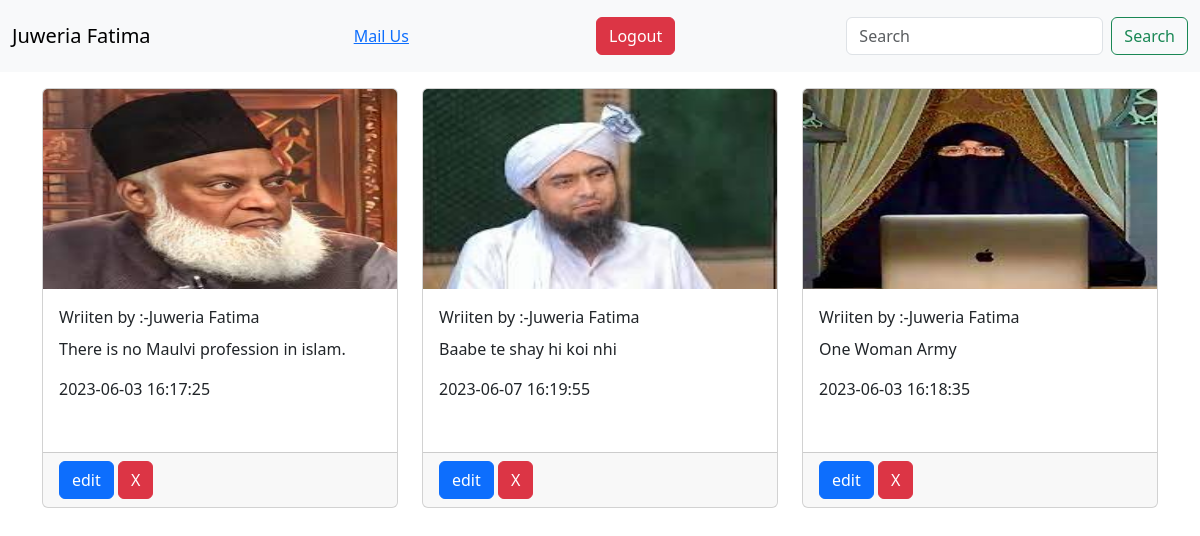
The app's page /my_posts.php (signed in) with its own data.
### tables this page shows
CREATE TABLE `users` (
  `id` int(11) NOT NULL,
  `name` varchar(200) NOT NULL,
  `email` varchar(200) NOT NULL,
  `password` varchar(200) NOT NULL
);

CREATE TABLE `posts` (
  `post_id` int(11) NOT NULL,
  `content` varchar(200) NOT NULL,
  `user_id` int(11) NOT NULL,
  `post_time` timestamp NOT NULL DEFAULT current_timestamp() ON UPDATE current_timestamp(),
  `image` varchar(255) NOT NULL
);

### my_posts.php (the view, shortened to what this page needs)
<?php
    include "config.php";
    $email = $_SESSION['user_email'];
    $q = mysqli_query($con,"select * from users where email ='$email'");
    $row = mysqli_fetch_array($q);
?>
<!DOCTYPE html>
<html lang="en">
<head>
    <link href="https://cdn.jsdelivr.net/npm/bootstrap@5.3.0-alpha3/dist/css/bootstrap.min.css" rel="stylesheet">
</head>
<body>
<nav class="navbar navbar-light bg-light">
  <div class="container-fluid">
    <a class="navbar-brand"><?php echo $row['name'];
 ?></a>
    <a href="https://mail.google.com/mail/?view=cm&fs=1&to=juweriafatima7289@gmail.com" target="_blank" class="p-3">Mail Us</a>
    <a href="logout.php" class="btn btn-danger">Logout</a>
    <form class="d-flex" method="get">
      <input class="form-control me-2" type="search" placeholder="Search" name="search">
      <button class="btn btn-outline-success" type="submit" name="find">Search</button>
    </form>
  </div>
</nav>
<div class="container mt-3">
    <div class="row">
        <div class="col-lg-12">
            <div class="row">
                <?php
                $fetch = mysqli_query($con,"select users.name,posts.content,posts.post_time,posts.image,posts.post_id from users join posts on users.id = posts.user_id where email = '$email'");
                while($rows=mysqli_fetch_array($fetch)){?>
                <div class="col-lg-4 mb-2">
                    <div class="card" style="height:420px">
                            <img src="images/<?php echo $rows['image'];?>" alt="" class="card-img-top" height="200px">
                        <div class="card-body">
                            <p class="card-title">Wriiten by :-<?php echo $rows['name'];?></p>
                            <p class="card-text"><?php echo $rows['content'];?></p>
                            <p><?php echo $rows['post_time'];?></p>
                        </div>
                        <div class="card-footer">
                            <a href="edit.php?edit=<?=$rows['post_id'];?>" class="btn btn-primary">edit</a>
                            <a href="delete.php?del=<?=$rows['post_id'];?>" class="btn btn-danger">X</a>
                        </div>
                    </div>
                </div>
                <?php } ?>
            </div>
        </div>
    </div>
</div>
</body>
</html>

### records on screen
users: name "Juweria Fatima"
posts: image (picture), user.name "Juweria Fatima", content "There is no Maulvi profession in islam.", post_time "2023-06-03 16:17:25"
posts: image (picture), user.name "Juweria Fatima", content "Baabe te shay hi koi nhi", post_time "2023-06-07 16:19:55"
posts: image (picture), user.name "Juweria Fatima", content "One Woman Army", post_time "2023-06-03 16:18:35"
